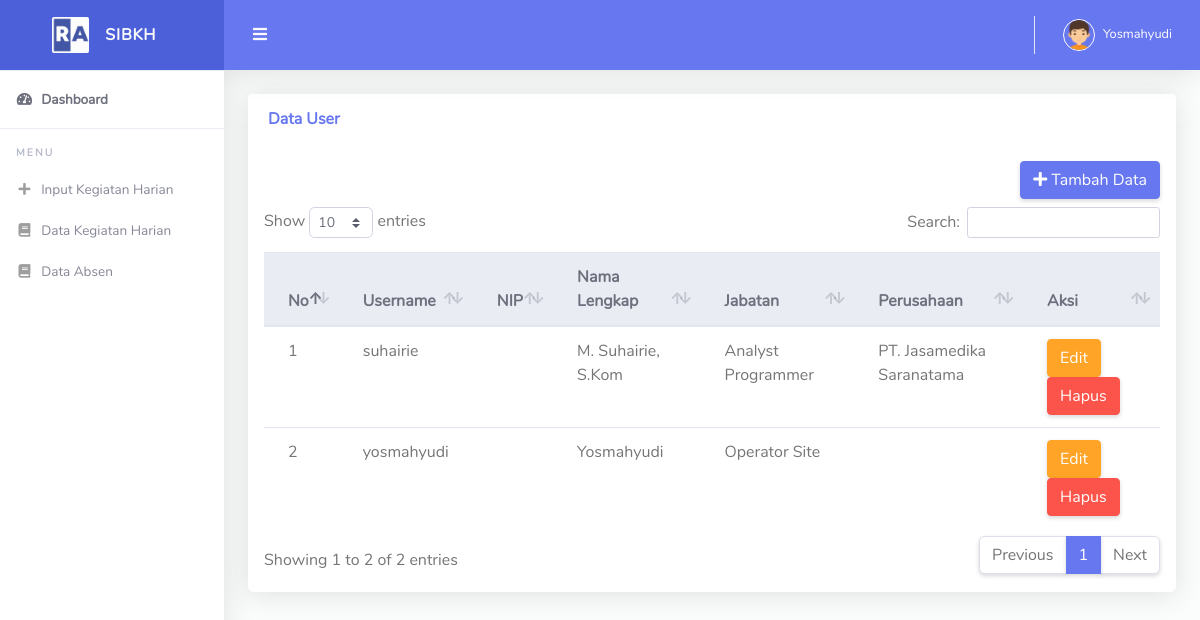
Screenshot of /index.php?page=user/index (signed in) with the database file from the repository.
### tables this page shows
CREATE TABLE `tb_user` (
  `id_user` int(11) NOT NULL,
  `username` varchar(255) NOT NULL,
  `password` varchar(255) DEFAULT NULL,
  `nip` varchar(255) NOT NULL,
  `nama_lengkap` varchar(255) NOT NULL,
  `jabatan` varchar(255) NOT NULL,
  `perusahaan` varchar(255) NOT NULL,
  `statusenabled` enum('t','f') NOT NULL DEFAULT 't'
);

### index.php (called while the page is built, shortened)
<?php
include "layout/header.php";
include "layout/sidebar.php";
include "layout/topbar.php";
include "content.php";
include "layout/footer.php";

### user/index.php (the view)
<div class="row">
  <div class="col-lg-12">
    <div class="card mb-4">
      <div class="card-header py-3 d-flex flex-row align-items-center justify-content-between">
        <h6 class="m-0 font-weight-bold text-primary">Data User</h6>
      </div>
      <div class="table-responsive p-3">
        <div class="d-flex justify-content-end">
          <a href="?page=user/tambah" class="btn btn-primary mb-2"><i class="fa fa-plus"></i> Tambah Data</a>
        </div>
        <table class="table align-items-center table-flush" id="dataTable">
          <thead class="thead-light">
            <tr>
              <th scope="col">No</th>
              <th scope="col">Username</th>
              <th scope="col">NIP</th>
              <th scope="col">Nama Lengkap</th>
              <th scope="col">Jabatan</th>
              <th scope="col">Perusahaan</th>
              <th scope="col">Aksi</th>
            </tr>
          </thead>
          <tbody>
          <?php
            $no = 1;
            $query = mysqli_query($koneksi, "SELECT * FROM tb_user WHERE statusenabled='t'");
            while($data = mysqli_fetch_array($query)) {
          ?>
            <tr>
              <td><?= $no++ ?></td>
              <td><?= $data['username'] ?></td>
              <td><?= $data['nip'] ?></td>
              <td><?= $data['nama_lengkap'] ?></td>
              <td><?= $data['jabatan'] ?></td>
              <td><?= $data['perusahaan'] ?></td>
              <td>
                <a href="?page=user/ubah&id_user=<?= $data['id_user'] ?>" class="btn btn-warning">Edit</a>
                <a href="?page=user/hapus&id_user=<?= $data['id_user'] ?>" class="btn btn-danger" onclick="confirm('Anda Yakin Hapus ?')">Hapus</a>
              </td>
            </tr>
          <?php } ?>
          </tbody>
        </table>
      </div>
    </div>
  </div>
</div>

### layout/header.php (shortened to what this page needs)
<!DOCTYPE html>
<html lang="en">
<head>
  <link href="assets/template-admin/vendor/fontawesome-free/css/all.min.css" rel="stylesheet" type="text/css">
  <link href="assets/template-admin/vendor/bootstrap/css/bootstrap.min.css" rel="stylesheet" type="text/css">
  <link href="assets/template-admin/css/ruang-admin.min.css" rel="stylesheet">
  <link href="assets/template-admin/vendor/datatables/dataTables.bootstrap4.min.css" rel="stylesheet">
</head>
<body id="page-top">
  <div id="wrapper">

### layout/sidebar.php (shortened to what this page needs)
<ul class="navbar-nav sidebar sidebar-light accordion" id="accordionSidebar">
  <a class="sidebar-brand d-flex align-items-center justify-content-center" href="./">
    <div class="sidebar-brand-icon">
      <img src="assets/template-admin/img/logo/logo2.png">
    </div>
    <div class="sidebar-brand-text mx-3">SIBKH</div>
  </a>
  <hr class="sidebar-divider my-0">
  <li class="nav-item active">
    <a class="nav-link" href="./">
      <i class="fas fa-fw fa-tachometer-alt"></i>
      <span>Dashboard</span></a>
  </li>
  <hr class="sidebar-divider">
  <div class="sidebar-heading">
    Menu
  </div>
  <li class="nav-item">
    <a class="nav-link" href="?page=kegiatan/tambah">
      <i class="fas fa-fw fa-plus"></i>
      <span>Input Kegiatan Harian</span>
    </a>
  </li>
  <li class="nav-item">
    <a class="nav-link" href="?page=kegiatan/index">
      <i class="fas fa-fw fa-book"></i>
      <span>Data Kegiatan Harian</span>
    </a>
  </li>
  <li class="nav-item">
    <a class="nav-link" href="?page=absen/index">
      <i class="fas fa-fw fa-book"></i>
      <span>Data Absen</span>
    </a>
  </li>
</ul>

### layout/topbar.php (shortened to what this page needs)
<div id="content-wrapper" class="d-flex flex-column">
<div id="content">
<nav class="navbar navbar-expand navbar-light bg-navbar topbar mb-4 static-top">
  <button id="sidebarToggleTop" class="btn btn-link rounded-circle mr-3">
    <i class="fa fa-bars"></i>
  </button>
  <ul class="navbar-nav ml-auto">
    <li class="nav-item dropdown no-arrow">
      <a class="nav-link dropdown-toggle" href="#" id="userDropdown" role="button" data-toggle="dropdown"
        aria-haspopup="true" aria-expanded="false">
        <img class="img-profile rounded-circle" src="assets/template-admin/img/boy.png" style="max-width: 60px">
        <span class="ml-2 d-none d-lg-inline text-white small"><?= $_SESSION['nama_lengkap'] ?></span>
      </a>
    </li>
  </ul>
</nav>
<div class="container-fluid" id="container-wrapper">

### content.php
<?php
if(!empty($_GET['page'])) {
	include_once($_GET['page'] . ".php");
} else {
	include "home.php";
}

### layout/footer.php (shortened to what this page needs)
</div>
</div>
</div>
</div>
</body>
</html>

### rows the page displays
tb_user: username "suhairie", nama_lengkap "M. Suhairie, S.Kom", jabatan "Analyst Programmer", perusahaan "PT. Jasamedika Saranatama"
tb_user: username "yosmahyudi", nama_lengkap "Yosmahyudi", jabatan "Operator Site"

### other values shown
$_SESSION['nama_lengkap'] "Yosmahyudi"
